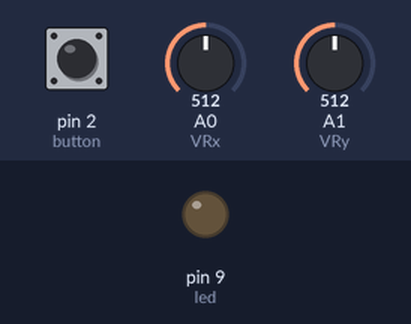
A sketch run on a simulated Arduino Uno, built with avr-gcc and run on an emulated ATmega328P. Shown: output pins drawn as LEDs (lit = HIGH). The test bench sets the inputs (shaded band); at power-on: pin 2 (button) HIGH, A0 (VRx) = 512, A1 (VRy) = 512.

Above: at 1.2 s.
1.3 s: pin 2 (button) pulled LOW for 0.15 s
At 1.4 s:
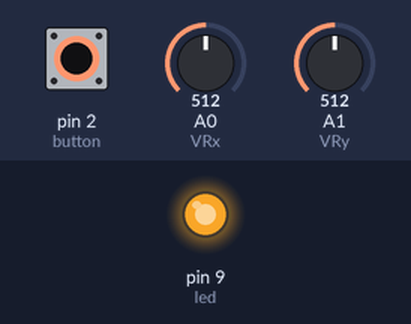
3.0 s: A0 (VRx) set to 561
4.5 s: A0 (VRx) set to 587
At 5.1 s:
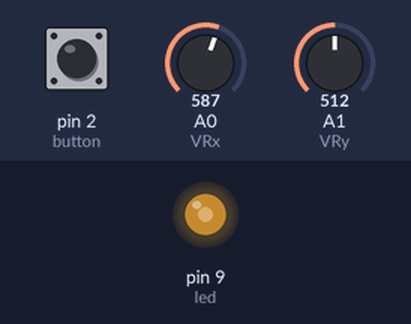
6.0 s: A1 (VRy) set to 463
7.5 s: A1 (VRy) set to 432
At 8.6 s:
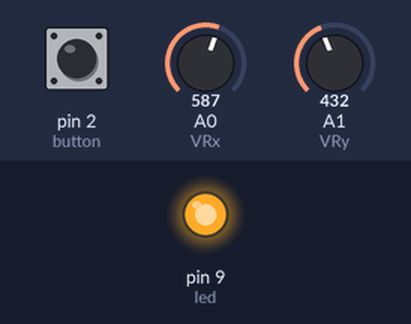
9.0 s: A1 (VRy) set to 460
At 9.8 s:
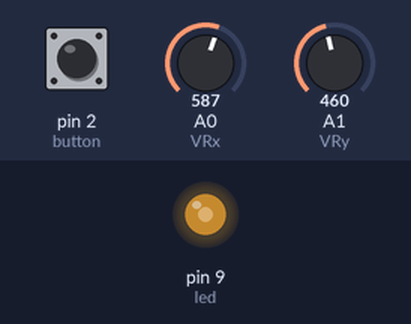
Timing chart, 0 to 11.5 s (numbered marks = the images above; inputs shaded):
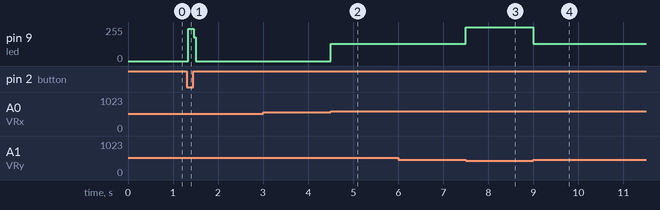

Measured:
- the behaviour switches between 570 and 571 on A0 (VRx) (found by bisection; images 1 and 2)
- the behaviour switches between 450 and 449 on A1 (VRy) (found by bisection; images 2 and 3)
- after the input at 1.3 s, pin 9 (led): 0/255 → 241/255 at once, → 0/255 0.12 s later
- after the input at 3.0 s, every drawn part: stays the same
- after the input at 4.5 s, pin 9 (led): 0/255 → 128/255 at once
- after the input at 6.0 s, every drawn part: stays the same
- after the input at 7.5 s, pin 9 (led): 128/255 → 255/255 at once
- after the input at 9.0 s, pin 9 (led): 255/255 → 128/255 at once

The sketch:

09_Joystick_Led.ino
```cpp
int led = 9;

int VRx = A0;
int VRy = A1;
int button = 2;

void setup()
  {
    pinMode(led, OUTPUT);
    pinMode(button, INPUT_PULLUP);
  }

void loop()
  {
    int xValue = analogRead(VRx);
    int yValue = analogRead(VRy);

    //CENTER
    if (xValue >= 450 && xValue <= 570 && yValue >= 450 && yValue <= 570)
      {
        analogWrite(led, 0);
      }

    //UP
    else if (yValue < 450)
      {
        analogWrite(led, 255);
      }

    //DOWN
    else if (yValue > 570)
      {
        analogWrite(led, 0);
      }

    //RIGHT
    else if (xValue > 570)
      {
        analogWrite(led, 128);
      }

    //LEFT
    else if (xValue < 450)
      {
        analogWrite(led, 50);
      }

    //PRESS JOYSTICK
    if (digitalRead(button) == LOW)
      {
        analogWrite(led, 255);
      }
  }
```
